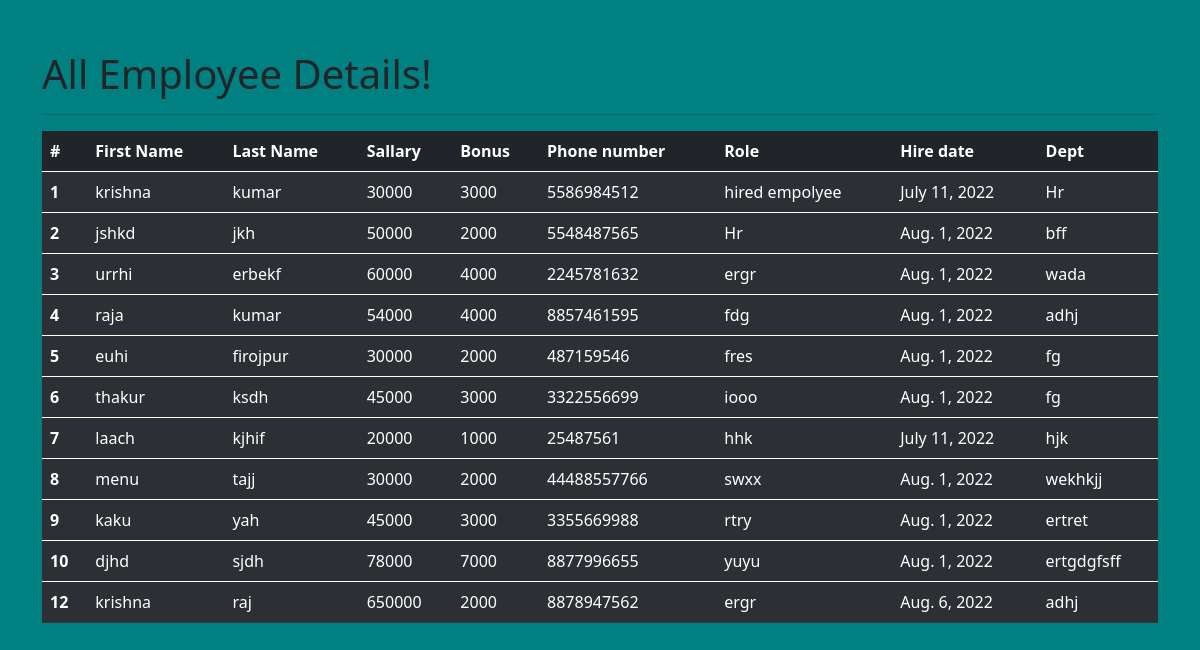
The app's page /all_emp with its own data.
### emp_app/models.py (models this page shows, shortened)
class empolyee(models.Model):
    first_name = models.CharField(max_length=100,null=False)
    last_name = models.CharField(max_length=100)
    sallary = models.IntegerField(default=0)
    bonus = models.IntegerField(default=0)
    role = models.ForeignKey (role,on_delete=models.CASCADE)
    phone = models.IntegerField(default=0)
    hire_date= models.DateField()
    dept = models.ForeignKey('department', on_delete=models.CASCADE)

class role(models.Model):
    name = models.CharField(max_length=100,null=False)

class department(models.Model):
    name = models.CharField(max_length=100,null=False)

### emp_app/views.py (the view)
# urls.py: path('all_emp',views.all_emp,name='all_emp'),
def all_emp(request):
    emps= empolyee.objects.all()
    context = {
        'emps': emps
    }
    print(context)
    return render(request,'all_emp.html',context)

### emp_app/templates/all_emp.html (shortened to what this page needs)
<!doctype html>
<html lang="en">
  <head>
    <link href="https://cdn.jsdelivr.net/npm/bootstrap@5.0.2/dist/css/bootstrap.min.css" rel="stylesheet">
  </head>
  <body>
    <div class="container">
      <h1>All Employee Details!</h1>
    <hr>
    <table class="table table-dark table-striped">
        <thead>
          <tr>
            <th scope="col">#</th>
            <th scope="col">First Name</th>
            <th scope="col">Last Name</th>
            <th scope="col">Sallary</th>
            <th scope="col">Bonus</th>
            <th scope="col">Phone number</th>
            <th scope="col">Role</th>
            <th scope="col">Hire date</th>
            <th scope="col">Dept</th>
          </tr>
        </thead>
              {% for emp in emps%}
        <tbody>
          <tr>
            <th scope="row">{{emp.id}}</th>
            <td>{{emp.first_name}}</td>
            <td>{{emp.last_name}}</td>
            <td>{{emp.sallary}}</td>
            <td>{{emp.bonus}}</td>
            <td>{{emp.phone}}</td>
            <td>{{emp.role.name}}</td>
            <td>{{emp.hire_date}}</td>
            <td>{{emp.dept.name}}</td>
          </tr>
        </tbody>
          {%endfor%}
      </table>
    </div>
  </body>
</html>

### emp_app/templates/all_emp.html (style rules this page uses)
body { background-color:teal; }
.container { margin-top:50px; }

### records on screen
empolyee: id "1", first_name "krishna", last_name "kumar", sallary "30000", bonus "3000", phone "5586984512", role.name "hired empolyee", hire_date "July 11, 2022", dept.name "Hr"
empolyee: id "2", first_name "jshkd", last_name "jkh", sallary "50000", bonus "2000", phone "5548487565", role.name "Hr", hire_date "Aug. 1, 2022", dept.name "bff"
empolyee: id "3", first_name "urrhi", last_name "erbekf", sallary "60000", bonus "4000", phone "2245781632", role.name "ergr", hire_date "Aug. 1, 2022", dept.name "wada"
empolyee: id "4", first_name "raja", last_name "kumar", sallary "54000", bonus "4000", phone "8857461595", role.name "fdg", hire_date "Aug. 1, 2022", dept.name "adhj"
empolyee: id "5", first_name "euhi", last_name "firojpur", sallary "30000", bonus "2000", phone "487159546", role.name "fres", hire_date "Aug. 1, 2022", dept.name "fg"
empolyee: id "6", first_name "thakur", last_name "ksdh", sallary "45000", bonus "3000", phone "3322556699", role.name "iooo", hire_date "Aug. 1, 2022", dept.name "fg"
empolyee: id "7", first_name "laach", last_name "kjhif", sallary "20000", bonus "1000", phone "25487561", role.name "hhk", hire_date "July 11, 2022", dept.name "hjk"
empolyee: id "8", first_name "menu", last_name "tajj", sallary "30000", bonus "2000", phone "44488557766", role.name "swxx", hire_date "Aug. 1, 2022", dept.name "wekhkjj"
empolyee: id "9", first_name "kaku", last_name "yah", sallary "45000", bonus "3000", phone "3355669988", role.name "rtry", hire_date "Aug. 1, 2022", dept.name "ertret"
empolyee: id "10", first_name "djhd", last_name "sjdh", sallary "78000", bonus "7000", phone "8877996655", role.name "yuyu", hire_date "Aug. 1, 2022", dept.name "ertgdgfsff"
empolyee: id "12", first_name "krishna", last_name "raj", sallary "650000", bonus "2000", phone "8878947562", role.name "ergr", hire_date "Aug. 6, 2022", dept.name "adhj"
